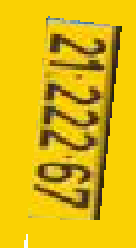
#> input picture queries/matricule1.png, 68 x 124 px (shown 2 times larger); its folder holds 4 pictures in this run
$ python program.py
#> lines starting #> are read from the running program, lines starting #| are printed output that depends on the picture
import numpy as np
import matplotlib.pyplot as plt
import cv2
import os

path_query = 'queries'
path_train = 'License Plates'

query_imgs = []
train_imgs = []
classNames = []
myList = os.listdir(path_query)

print('nb of classes', len(myList))

for cl in myList:
    img = cv2.imread(f'{path_query}/{cl}', 0)
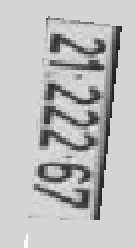
#> img: shape (124, 68) (shown 2 times larger); min 28, max 251, mean 188.6
    query_imgs.append(img)
    classNames.append(os.path.splitext(cl)[0])

#> (the run stopped early here; a loop or call above may not have finished)
